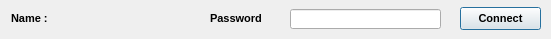
<?xml version="1.0" encoding="UTF-8"?>
<ui version="4.0">
 <class>Wifi_Dialog</class>
 <widget class="QDialog" name="Wifi_Dialog">
  <property name="geometry">
   <rect>
    <x>0</x>
    <y>0</y>
    <width>551</width>
    <height>39</height>
   </rect>
  </property>
  <property name="minimumSize">
   <size>
    <width>0</width>
    <height>0</height>
   </size>
  </property>
  <property name="maximumSize">
   <size>
    <width>1000</width>
    <height>1000</height>
   </size>
  </property>
  <property name="windowTitle">
   <string>Face Recognition</string>
  </property>
  <widget class="QPushButton" name="connect_btn">
   <property name="geometry">
    <rect>
     <x>460</x>
     <y>7</y>
     <width>81</width>
     <height>23</height>
    </rect>
   </property>
   <property name="font">
    <font>
     <pointsize>8</pointsize>
     <weight>75</weight>
     <bold>true</bold>
    </font>
   </property>
   <property name="text">
    <string>Connect</string>
   </property>
  </widget>
  <widget class="QLabel" name="name_label">
   <property name="geometry">
    <rect>
     <x>11</x>
     <y>10</y>
     <width>51</width>
     <height>16</height>
    </rect>
   </property>
   <property name="font">
    <font>
     <pointsize>8</pointsize>
     <weight>75</weight>
     <bold>true</bold>
    </font>
   </property>
   <property name="text">
    <string>Name :</string>
   </property>
  </widget>
  <widget class="QLabel" name="password_lable">
   <property name="geometry">
    <rect>
     <x>210</x>
     <y>10</y>
     <width>71</width>
     <height>16</height>
    </rect>
   </property>
   <property name="font">
    <font>
     <pointsize>8</pointsize>
     <weight>75</weight>
     <bold>true</bold>
    </font>
   </property>
   <property name="text">
    <string>Password</string>
   </property>
  </widget>
  <widget class="QLabel" name="name_view">
   <property name="geometry">
    <rect>
     <x>60</x>
     <y>10</y>
     <width>121</width>
     <height>16</height>
    </rect>
   </property>
   <property name="font">
    <font>
     <pointsize>8</pointsize>
     <weight>75</weight>
     <bold>true</bold>
    </font>
   </property>
   <property name="text">
    <string/>
   </property>
  </widget>
  <widget class="QLineEdit" name="password_view">
   <property name="geometry">
    <rect>
     <x>290</x>
     <y>9</y>
     <width>151</width>
     <height>20</height>
    </rect>
   </property>
   <property name="font">
    <font>
     <pointsize>8</pointsize>
    </font>
   </property>
  </widget>
 </widget>
 <resources/>
 <connections/>
</ui>
